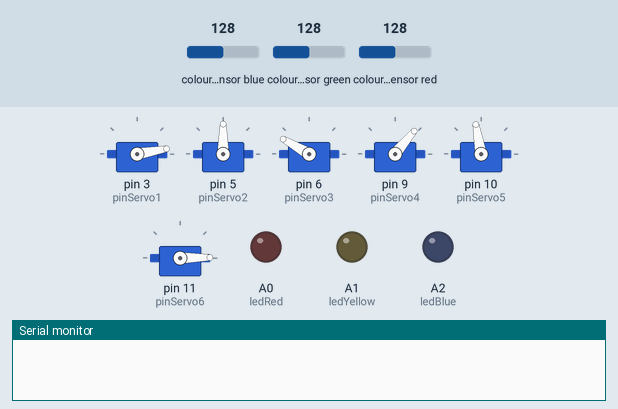
This sketch was run on a simulated Arduino Uno, built with avr-gcc and run on an emulated ATmega328P. On the bench: 6 × servo, output pins drawn as LEDs (lit = HIGH), the last lines printed to the serial monitor. Wiring (inferred from the names in the program): TCS3200 colour sensor: output pin 12; S2 pin 7; S3 pin 8; S0 pin 2; S1 pin 4. Inputs (shaded band) come from the test bench; at power-on: colour sensor blue 128, colour sensor green 128, colour sensor red 128. Pins used as bus, display or sensor lines are not drawn.

Above: at 0.1 s.
At 3.4 s:
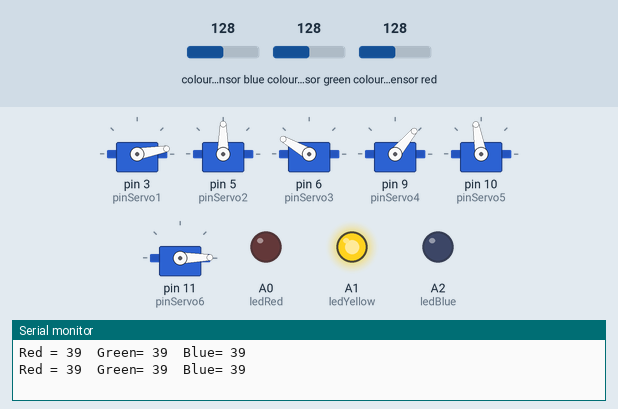
Timing chart, 0 to 4.9 s (numbered marks = the images above):
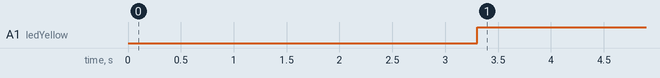

The sketch:

pick_and_place.ino
```cpp
#include <Servo.h>

int ledRed = A0; // OFF, RED, TRI
int ledYellow = A1; // OFF, YELLOW, SQU
int ledBlue = A2; // OFF, BLUE, HEX

Servo servo1;
Servo servo2;
Servo servo3;
Servo servo4;
Servo servo5;
Servo servo6;

int pinServo1 = 3;
int pinServo2 = 5;
int pinServo3 = 6;
int pinServo4 = 9;
int pinServo5 = 10;
int pinServo6 = 11;

#define S0 2
#define S1 4
#define S2 7
#define S3 8
#define sensorOut 12

int frequencyRed = 0;
int frequencyGreen = 0;
int frequencyBlue = 0;

bool colorFind = false;
int color_ = -1; // -1 0 1 2 -> default, red, yellow, blue;

int OPEN = 1, CLOSE = 10;

void setup() {
  pinMode(ledRed, OUTPUT);
  pinMode(ledYellow, OUTPUT);
  pinMode(ledBlue, OUTPUT);

  servo1.attach(pinServo1);
  servo2.attach(pinServo2);
  servo3.attach(pinServo3);
  servo4.attach(pinServo4);
  servo5.attach(pinServo5);
  servo6.attach(pinServo6);

  servo5.write(60);
  pinMode(S0, OUTPUT);
  pinMode(S1, OUTPUT);
  pinMode(S2, OUTPUT);
  pinMode(S3, OUTPUT);
  pinMode(sensorOut, INPUT);
  digitalWrite(S0, HIGH);
  digitalWrite(S1, LOW);
  Serial.begin(9600);


  moveToStartforPickandPlace();
  delay(3000);
}

void loop() {
  PickNPlace();
}

void PickNPlace() {
  getFrequency();
  if (!colorFind) {
    checkColor();
  } else {
    moveBlock();
  }

}

void getFrequency() {
  digitalWrite(S2, LOW);
  digitalWrite(S3, LOW);
  frequencyRed = pulseIn(sensorOut, LOW);
  Serial.print("Red = ");
  Serial.print(frequencyRed);
  Serial.print("  ");
  delay(100);

  digitalWrite(S2, HIGH);
  digitalWrite(S3, HIGH);
  frequencyGreen = pulseIn(sensorOut, LOW);
  Serial.print("Green= ");
  Serial.print(frequencyGreen);
  Serial.print("  ");
  delay(100);

  digitalWrite(S2, LOW);
  digitalWrite(S3, HIGH);
  frequencyBlue = pulseIn(sensorOut, LOW);
  Serial.print("Blue= ");
  Serial.print(frequencyBlue);
  Serial.println("  ");
  delay(100);
}

bool isRed(int R, int G, int B){ return ((R < 45 && R > 20) && (G < 100 && G > 65) && (B < 75 && B > 45)); }

bool isYellow(int R, int G, int B) { return ((R < 40 && R > 18) && (G < 45 && G > 20) && (B < 55 && B > 27)); }

bool isBlue(int R, int G, int B) { return ((R < 110 && R > 55)&& (G < 65 && G > 20) && (B < 45 && B > 15)); }

void checkColor() {
  digitalWrite(ledRed, LOW);
  digitalWrite(ledYellow, LOW);
  digitalWrite(ledBlue, LOW);

  if (isRed(frequencyRed, frequencyGreen, frequencyBlue)) {
    digitalWrite(ledRed, HIGH);
    colorFind = true;
    color_ = 0;
  } else if (isYellow(frequencyRed, frequencyGreen, frequencyBlue)) {
    digitalWrite(ledYellow, HIGH);
    colorFind = true;
    color_ = 1;
  } else if (isBlue(frequencyRed, frequencyGreen, frequencyBlue)) {
    digitalWrite(ledBlue, HIGH);
    colorFind = true;
    color_ = 2;
  } else {
    colorFind = false;
    color_ = -1;
  }
}

void moveToStartforPickandPlace() {
  servo1.write(10);
  servo3.write(150);
  servo4.write(50);
  servo5.write(100);
  servo6.write(OPEN);
}

void moveBlock() {
  if(color_==-1) return;

  //// Initial
  moveToStartforPickandPlace();
  delay(2000);

  //// Pick
  setServoPosition(servo1,40,10);
  setServoPosition(servo3,150,120);
  setServoPosition(servo4,50,70);
  //setServoPosition(servo5,100,100);
  setServoPosition(servo6,OPEN,CLOSE);
  delay(2000);

  //// Up
  setServoPosition(servo1,10,40);
  setServoPosition(servo3,120,150);
  setServoPosition(servo4,70,50);
  //setServoPosition(servo5,100,100);
  //setServoPosition(servo6,CLOSE,CLOSE);
  delay(2000);

  // Go to desired position based on color
  if(color_ == 0) {

    //// Red Go
    setServoPosition(servo1,40,70);
    //setServoPosition(servo3,150,150);
    //setServoPosition(servo4,50,50);
    //setServoPosition(servo5,100,100);
    //setServoPosition(servo6,CLOSE,CLOSE);
    delay(2000);

    /// Red Fall
    //setServoPosition(servo1,70,70);
    //setServoPosition(servo3,150,150);
    //setServoPosition(servo4,50,50);
    //setServoPosition(servo5,100,100);
    setServoPosition(servo6,CLOSE,OPEN);
    delay(2000);

  } else if(color_ == 1) {

    //// Yellow Go
    setServoPosition(servo1,40,100);
    //setServoPosition(servo3,150,150);
    //setServoPosition(servo4,50,50);
    //setServoPosition(servo5,100,100);
    //setServoPosition(servo6,CLOSE,CLOSE);
    delay(2000);

    /// Yellow Fall
    //setServoPosition(servo1,70,70)
    //setServoPosition(servo3,150,150);
    //setServoPosition(servo4,50,50);
    //setServoPosition(servo5,100,100);
    setServoPosition(servo6,CLOSE,OPEN);
    delay(2000);

  } else if(color_ == 2) {

    //// Blue Go
    setServoPosition(servo1,40,135);
    //setServoPosition(servo3,150,150);
    //setServoPosition(servo4,50,50);
    //setServoPosition(servo5,100,100);
    //setServoPosition(servo6,CLOSE,CLOSE);
    delay(2000);

    /// Blue Fall
    //setServoPosition(servo1,70,70)
    //setServoPosition(servo3,150,150);
    //setServoPosition(servo4,50,50);
    //setServoPosition(servo5,100,100);
    setServoPosition(servo6,CLOSE,OPEN);
    delay(2000);
  }

  // Return Servo to Home position
  moveToStartforPickandPlace();

  colorFind = false;
}

void setServoPosition(Servo servo, int startPosition, int endPosition) {
  if (startPosition > endPosition) {
    for (int i = startPosition; i >= endPosition; i--) {
      servo.write(i);
      delay(30);
    }
  } else {
    for (int i = startPosition; i <= endPosition; i++) {
      servo.write(i);
      delay(30);
    }
  }
}
```

Measured:
- by itself, A1 (ledYellow): LOW → HIGH at 3.3 s
